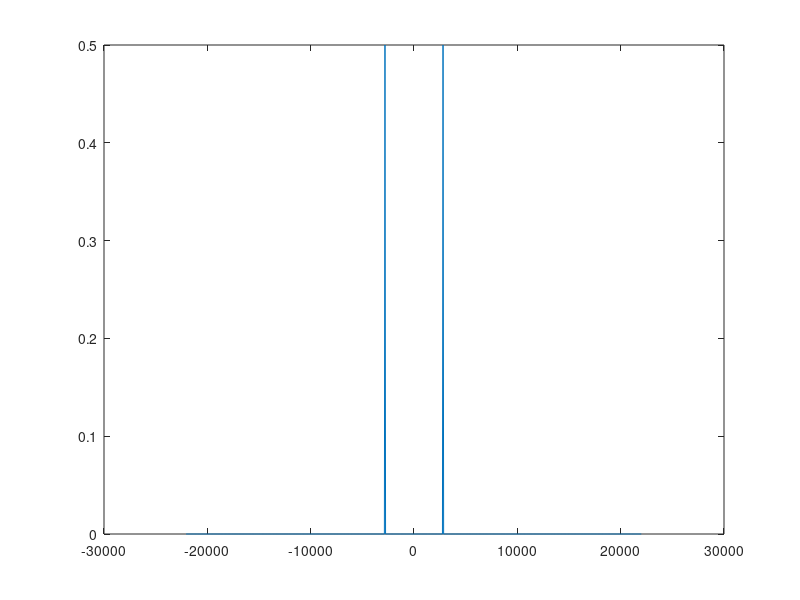

Write MATLAB code to recreate this figure.
%DFT
f_c = 44100;
sinc = 1/f_c;
window_size = 777;
bin_size = f_c/window_size;
f = [-f_c/2:bin_size:f_c/2 - bin_size];
freq = f(50 + round(window_size/2));
w = freq*2*pi;
dur = window_size*sinc;
t = [-dur/2:sinc:dur/2 - sinc];
%y = exp(i*w*t);
y = cos(w*t);
%y = sin(w*t);
output = zeros(size(f));
%DFT
for k = 1:window_size
	anal = exp(-i*f(k)*2*pi*t);
	y_anal = y.*anal;
	f_sum = sum(y_anal);
	output(k) = f_sum;
end
plot(f, abs(output)/window_size)